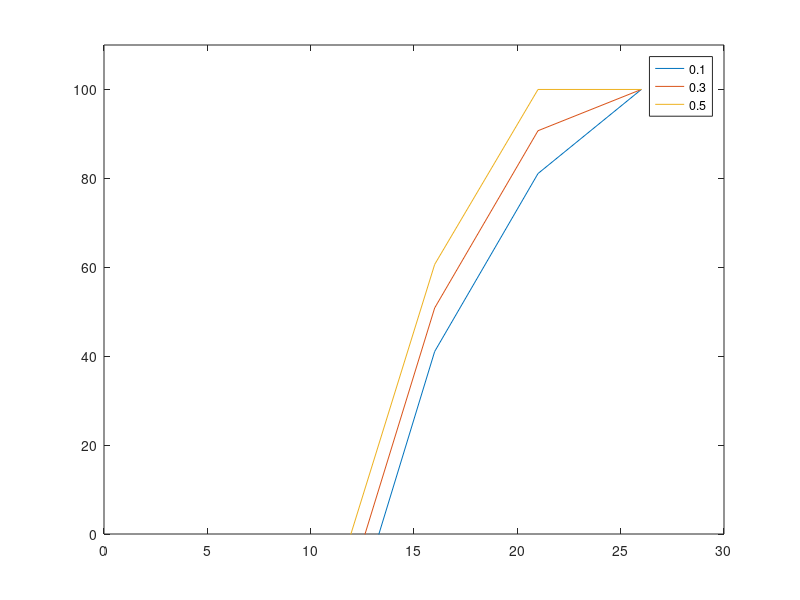

Reproduce this figure in MATLAB.
clc;clear all;close all

M=1:5:30;
G1=[];
% load BELR
BEL=[.1,.3,.5];
 for kk=1:3
for jj=length(M):-1:1
   
    BELR=BEL(kk).*ones(1,M(jj))./M(jj);
    
Ei=BELR;
Exlegacy(jj,kk)=sum(1./(1-Ei));
ExD(jj,kk)=M(jj)./(1-min(Ei));



    end
     G=[1-(sort(mean(ExD,2),'descend')./mean(Exlegacy,2))];
     G1=[G1,kk/10+G];

end


G1(G1>1)=1;
G1=G1.*100;


figure
plot(M,G1)
ylim([0,110])
 legend(num2str(BEL'))